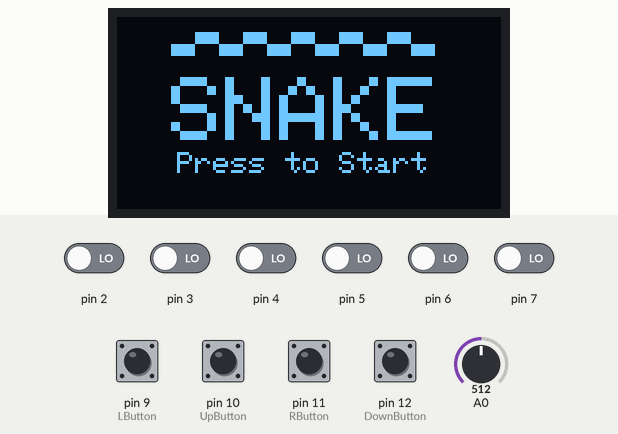
Bench run of a sketch on a simulated Arduino Uno, built with avr-gcc and run on an emulated ATmega328P. Parts: 128×1 one-colour display. The test bench sets the inputs (shaded band); at power-on: pin 9 (LButton), pin 10 (UpButton), pin 11 (RButton), pin 12 (DownButton) HIGH, pin 2–7 LOW, A0 = 512. Random numbers use the default seed unless the sketch sets one.

Above: at 3.2 s.
3.3 s: pin 9 (LButton) pulled LOW for 0.15 s
At 3.5 s:
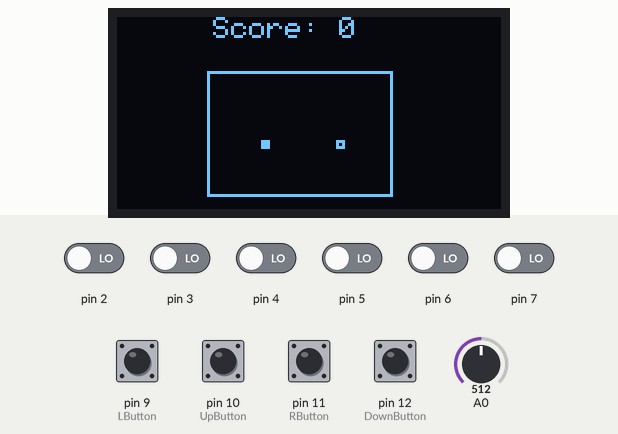
4.0 s: pin 10 (UpButton) pulled LOW for 0.15 s
At 4.2 s:
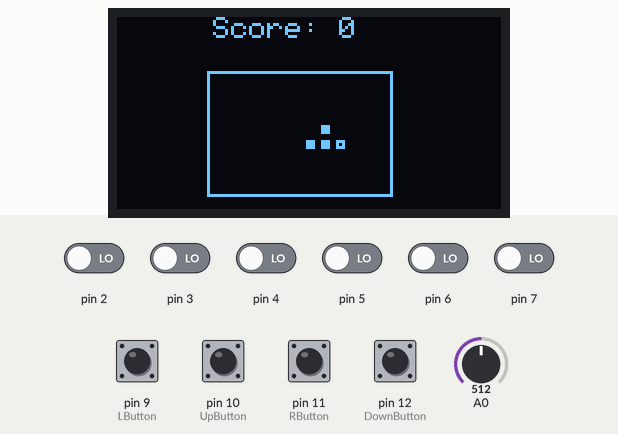
4.7 s: pin 11 (RButton) pulled LOW for 0.15 s
At 4.8 s:
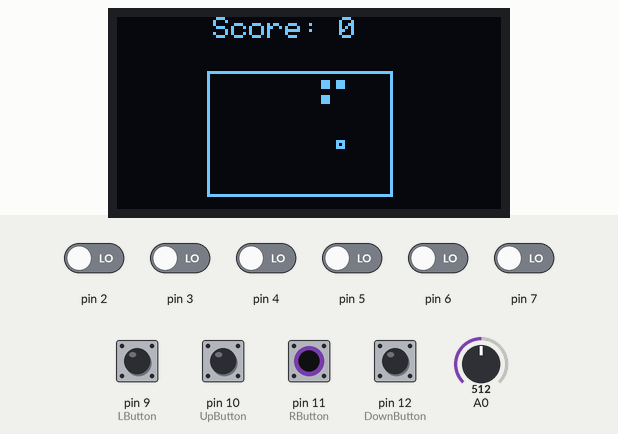
5.4 s: pin 9 (LButton) driven LOW
At 7.57 s:
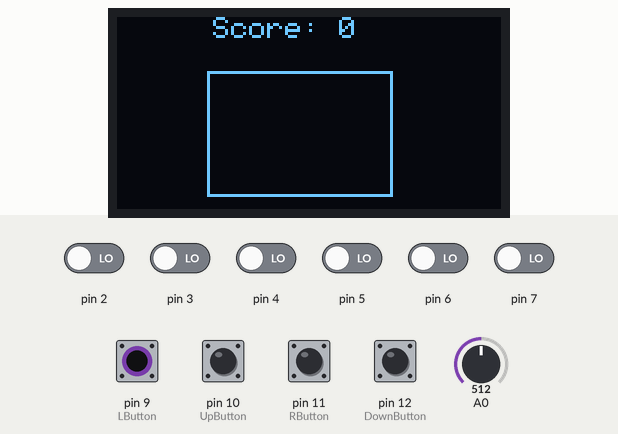
8.4 s: pin 12 (DownButton) pulled LOW for 0.15 s
At 8.93 s:
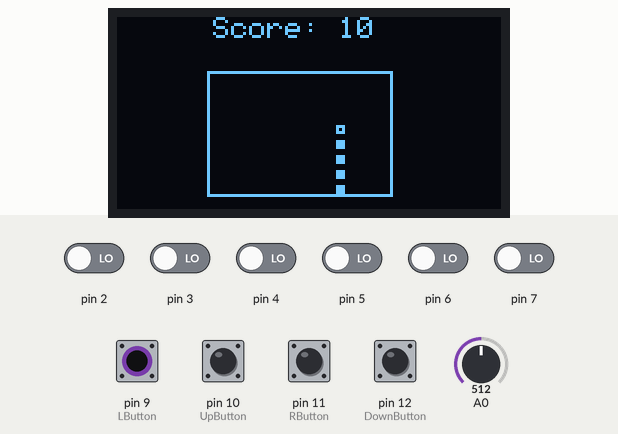
9.1 s: pin 10 (UpButton) pulled LOW for 1 s
At 11.2 s:
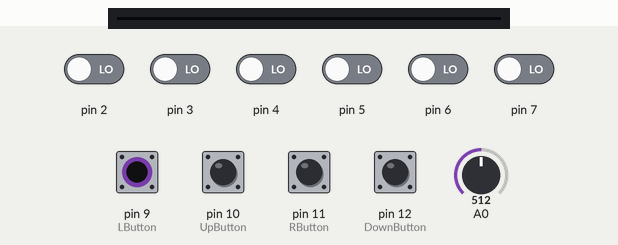
Timing chart, 0 to 12.6 s (numbered marks = the images above; inputs shaded):
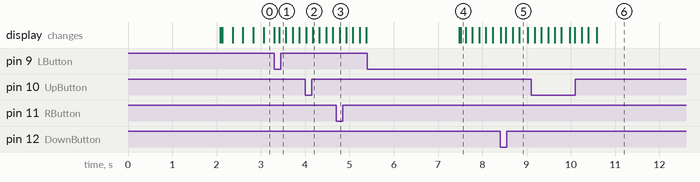

The sketch:

OLED_Snake.ino
```cpp
#include "Button.h"

#include <Wire.h>
#include <Adafruit_GFX.h>
#include <Adafruit_SSD1306.h>

#define SCREEN_WIDTH 128 // OLED display width, in pixels
#define SCREEN_HEIGHT 64 // OLED display height, in pixels

Adafruit_SSD1306 display(SCREEN_WIDTH, SCREEN_HEIGHT, &Wire, -1);

#define gridX 12
#define gridY 8

int grid[gridX][gridY];
const int gridSize = 5;
const int gridOffsetX = 32;
const int gridOffsetY = 20;

Button LButton(9);
Button UpButton(10);
Button RButton(11);
Button DownButton(12);

int playerX = 5;
int playerY = 4;

int appleX = 8;
int appleY = 4;

int dir = 0;
int snakeLength = 0;
const int startSnakeLength = 3;

bool playing = false;

int score = 0;

const long gameSpeed = 135;
unsigned long currentTime;
unsigned long startTime;

const long textTime = 200;

const int startImageXPos = 10;
const int startImageYPos = 5;
const int startImageLength = 12;
const int startImageWidth = 8;
const int startImageHeight = 4;
const int startImageMin = 5;
const int startImageMax = 64;

int switchStartImage = 1;

void setup() {
  Serial.begin(115200);

  if(!display.begin(SSD1306_SWITCHCAPVCC, 0x3C)) { // Address 0x3D for 128x64
    Serial.println(F("SSD1306 allocation failed"));
    for(;;);
  }
  delay(2000);
  display.clearDisplay();
  display.display();

  currentTime = millis();

  pinMode(A0, INPUT);
  randomSeed(analogRead(A0));
}

void loop() {
  display.clearDisplay();
  currentTime = millis();
  HandleInput();

  if (playing){
    DrawScore();
    if (currentTime - startTime >= gameSpeed){
      if (playing){
        UpdateGame();
        UpdateGrid();
      }
      startTime = currentTime;
    }
    if(playing)
      DrawGrid();
  }
  else{
    DrawStartImage();
    display.setTextSize(3);
    display.setTextColor(WHITE);
    display.setCursor(18, 20);
    display.println("SNAKE");
    display.setTextSize(1);
    display.setCursor(20, 45);
    display.println("Press to Start");

    if(currentTime - startTime >= textTime){
      if(switchStartImage < 100)
        switchStartImage++;
      else
        switchStartImage = 1;
      startTime = currentTime;
    }

    if(LButton.getButtonDown()||RButton.getButtonDown()||UpButton.getButtonDown()||DownButton.getButtonDown())
      StartGame();
  }

  display.display();
  delay(10);
}

void HandleInput(){
  LButton.updateButton();
  RButton.updateButton();
  UpButton.updateButton();
  DownButton.updateButton();

  if(LButton.getButtonDown() == true && dir != 2)
    dir = 4;
  if(UpButton.getButtonDown() == true && dir != 3)
    dir = 1;
  if(RButton.getButtonDown() == true && dir != 4)
    dir = 2;
  if(DownButton.getButtonDown() == true && dir != 1)
    dir = 3;
}

void UpdateGame(){
  int newX = playerX;
  int newY = playerY;
  switch(dir){
  case 1:
    newY--;
    break;
  case 2:
    newX++;
    break;
    case 3:
    newY++;
    break;
  case 4:
    newX--;
    break;
  }

  //check for hit self
  if (grid[newX][newY] > 0){
    EndGame();
  }
  //check for out of bounds
  if (newX < 0){
    EndGame();
  }
  else if(newX > gridX-1){
    EndGame();
  }
  else if (newY < 0){
    EndGame();
  }
  else if(newY > gridY-1){
    EndGame();
  }

  //check for apple collision
  if (grid[newX][newY] == -1){
    score+=10;
    snakeLength++;
    NewApplePos();
  }

  playerX = newX;
  playerY = newY;
  grid[playerX][playerY] = 1;

  grid[appleX][appleY] = -1;
}

void UpdateGrid(){
  for(int x = 0; x < gridX; x++){
    for (int y = 0; y < gridY; y++){
      if (grid[x][y] > 0)
        grid[x][y] = grid[x][y]+1;
      if (grid[x][y] > snakeLength+1)
         grid[x][y] = 0;
    }
  }
}

void DrawGrid(){
  display.drawRect(gridOffsetX-2, gridOffsetY-2, (gridX * gridSize)+2, (gridY * gridSize)+2, WHITE);
  for(int x = 0; x < gridX; x++){
    for (int y = 0; y < gridY; y++){
      int xPos = (x * gridSize) + gridOffsetX;
      int yPos = (y * gridSize) + gridOffsetY;
      if (grid[x][y] == -1)
        display.drawRect(xPos+1, yPos+1, 3, 3, WHITE);
      else if(grid[x][y] > 0)
        display.fillRect(xPos+1, yPos+1, 3, 3, WHITE);
    }
  }
}

void ResetGrid(){
  for(int x = 0; x < gridX; x++){
    for (int y = 0; y < gridY; y++){
      grid[x][y] = 0;
    }
  }
}

void DrawScore(){
  display.setTextSize(1);
  display.setTextColor(WHITE);
  display.setCursor(gridOffsetX, 0);
  display.println("Score: " + String(score));
}

void DrawStartImage(){
  for (int part = 1; part < startImageLength; part++){
    if((switchStartImage+part)%2 == 0){
      display.fillRect(startImageXPos+(part*startImageWidth),startImageYPos,startImageWidth,startImageHeight,WHITE);
    }
    else{
      display.fillRect(startImageXPos+(part*startImageWidth),startImageYPos+startImageHeight,startImageWidth,startImageHeight,WHITE);
    }
  }
}

void StartGame(){
  ResetGrid();
  score = 0;
  playerX = 2;
  playerY = 4;
  appleX = 8;
  appleY = 4;
  dir = 2;
  snakeLength = startSnakeLength;
  playing = true;
}

void EndGame(){
  playing = false;
}

void NewApplePos(){
  grid[appleX][appleY] = 1;
  appleX = random(0,gridX);
  appleY = random(0,gridY);
  if(grid[appleX][appleY] > 0){
    NewApplePos();
  }
}
```

Button.cpp
```cpp
#include "Button.h"

Button::Button(int pin) {
  this->pin = pin;
  init();
}

void Button::init(){
    pinMode(pin, INPUT);
    digitalWrite(pin, HIGH);
    buttonIsPressed = false;
    buttonWasPressed = false;
    buttonDown = false;
}

void Button::updateButton(){
    bool buttonState = digitalRead(pin);
    if (buttonState == LOW)
        buttonIsPressed = true;
    else
        buttonIsPressed = false;
  if(buttonIsPressed != buttonWasPressed && buttonIsPressed == HIGH){
    buttonDown = true;
  }
  else{
    buttonDown = false;
  }
  buttonWasPressed = buttonIsPressed;
}

bool Button::getButton(){
  return digitalRead(pin);
}

bool Button::getButtonDown(){
  return buttonDown;
}
```

Button.h
```cpp
#ifndef MY_BUTTON_H
#define MY_BUTTON_H

#include <Arduino.h>

class Button{
  private:
  int pin;
  bool buttonIsPressed;
  bool buttonWasPressed;
  bool buttonDown;

  public:
  Button(int pin);
  void init();
  void updateButton();
  bool getButton();
  bool getButtonDown();
};
#endif
```
